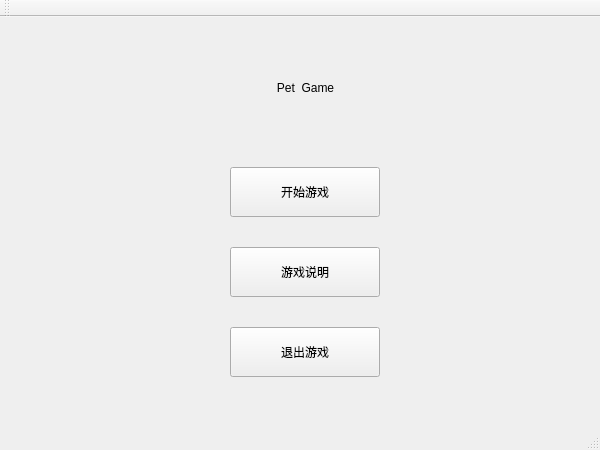
<?xml version="1.0" encoding="UTF-8"?>
<ui version="4.0">
 <class>MainWindow</class>
 <widget class="QMainWindow" name="MainWindow">
  <property name="geometry">
   <rect>
    <x>0</x>
    <y>0</y>
    <width>600</width>
    <height>450</height>
   </rect>
  </property>
  <property name="windowTitle">
   <string>Pet Game</string>
  </property>
  <widget class="QWidget" name="centralWidget">
   <widget class="QPushButton" name="pushButton">
    <property name="geometry">
     <rect>
      <x>230</x>
      <y>150</y>
      <width>150</width>
      <height>50</height>
     </rect>
    </property>
    <property name="text">
     <string>开始游戏</string>
    </property>
   </widget>
   <widget class="QPushButton" name="pushButton_2">
    <property name="geometry">
     <rect>
      <x>230</x>
      <y>230</y>
      <width>150</width>
      <height>50</height>
     </rect>
    </property>
    <property name="text">
     <string>游戏说明</string>
    </property>
   </widget>
   <widget class="QPushButton" name="pushButton_3">
    <property name="geometry">
     <rect>
      <x>230</x>
      <y>310</y>
      <width>150</width>
      <height>50</height>
     </rect>
    </property>
    <property name="text">
     <string>退出游戏</string>
    </property>
   </widget>
   <widget class="QLabel" name="label">
    <property name="geometry">
     <rect>
      <x>130</x>
      <y>40</y>
      <width>351</width>
      <height>61</height>
     </rect>
    </property>
    <property name="text">
     <string>Pet  Game</string>
    </property>
    <property name="textFormat">
     <enum>Qt::AutoText</enum>
    </property>
    <property name="alignment">
     <set>Qt::AlignCenter</set>
    </property>
   </widget>
  </widget>
  <widget class="QMenuBar" name="menuBar">
   <property name="geometry">
    <rect>
     <x>0</x>
     <y>0</y>
     <width>600</width>
     <height>26</height>
    </rect>
   </property>
  </widget>
  <widget class="QToolBar" name="mainToolBar">
   <attribute name="toolBarArea">
    <enum>TopToolBarArea</enum>
   </attribute>
   <attribute name="toolBarBreak">
    <bool>false</bool>
   </attribute>
  </widget>
  <widget class="QStatusBar" name="statusBar"/>
 </widget>
 <layoutdefault spacing="6" margin="11"/>
 <resources/>
 <connections/>
</ui>
